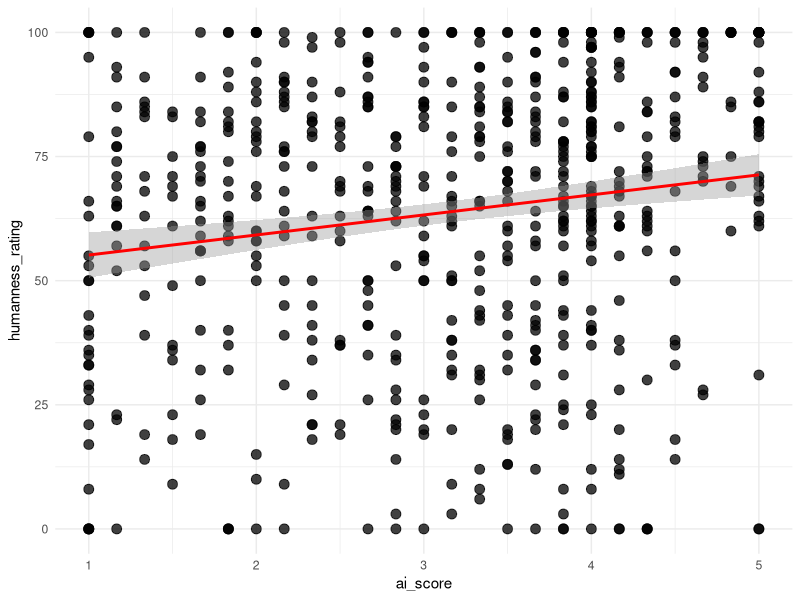
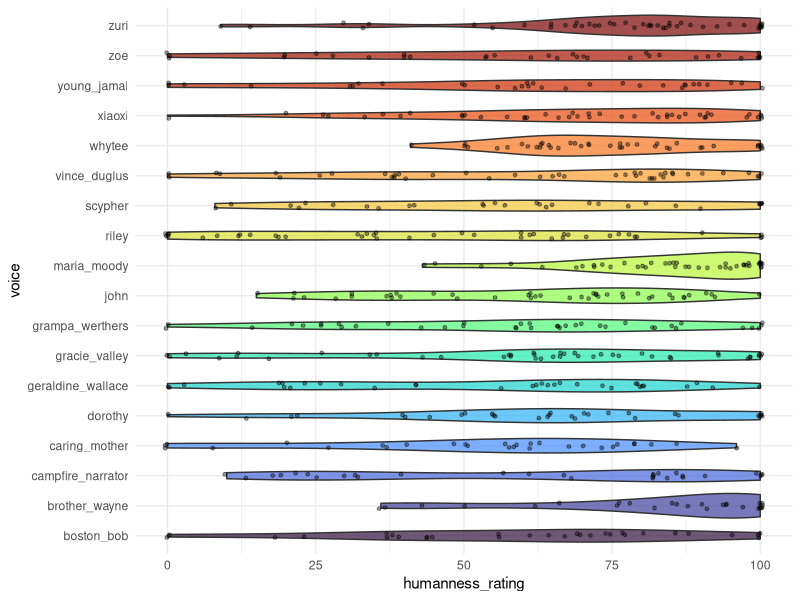

The R script that drew these images, in order: (Note: this script raises an error after producing the figures.)
## ---- chunk 1
library(dplyr)
library(ggplot2)
library(tidyr)
library(forcats)
library(lme4)
library(corrplot)
library(clipr)
library(igraph)
library(ggraph)
## ---- chunk 2
raw_df <- read.csv("../data/responses_combined.csv")
raw_df <- raw_df %>% 
  group_by(subject_id) %>%
  mutate(ai_score = sum(cognitive_1, cognitive_2, 
                         affective_1, affective_2, 
                         behavioral_1, behavioral_2)/6)

# remove subject_id = "" (test trials)
raw_df <- raw_df %>%
  filter(subject_id != "")
## ---- chunk 3
head(raw_df)
## ---- chunk 4
categories <- list(
  content = c(
    "(span)", "(the)", "`Beautiful", "bird", "a", "Above",
    "above", "act", "after", "air", "along", "aparant",
    "APPARENTLY", "Apparently", "apparently", "appear", "Arc", "arc",
    "ARCH", "Arch", "arch", "Arches", "arising",
    "around", "ball", "Beam", "Beautiful", "beautiful",
    "Beauty", "beauty", "beginning", "BEYOND", "Beyond",
    "beyond", "blue", "branch", "cathes", "caves",
    "Chromatography", "cloud", "Clouds", "clouds", "Cloudy",
    "Color", "color", "Colorful", "colorful", "Colors", "confusing",
    "colors", "colors`", "colour", "colours", "come", "comes", "day",
    "diffraction", "Division", "division", "Drizzle", "drop",
    "droplets", "drops", "earth", "end", "Ending",
    "Ends", "ends", "fall", "Fire", "flower",
    "Form", "form", "Forms", "forms", "God", "Gold",
    "gold", "green", "grows", "hit", "hits",
    "HORIZON", "Horizon", "horizon", "horzion", "in", "important", 
    "Lamps", "Light", "light", "lightning", "Lights",
    "lights", "like", "long", "luck", "meadow",
    "meet", "Midnight", "Morning", "Nature", "nature",
    "Nature minded", "Night", "night", "of", "on", "optics",
    "over", "pair", "Part", "passes", "Path",
    "path", "photons", "Physics", "physics", "prisim",
    "PRISM", "Prism", "prism", "prismq", "prizm", "Prison", "prison", 
    "raid", "RAIN", "Rain", "rain", "rain drop",
    "rainbaw", "RAINBOW", "Rainbow", "rainbow", "Rainbows",
    "rainbows", "Rainbox", "raindow", "Raindrop", "raindrop",
    "Raindrops", "raindrops", "rainfall", "Raining", "raining",
    "Rainy", "rainy", "Rays", "red", "refract", "vague",
    "round", "Sage", "Science", "science", "Scienctific", "scientic", "Scientific", 
    "scientific", "shamrock", "Shape", "spectacle",
    "shape", "Shine", "shines", "shone", "showers",
    "Site", "skies", "Sky", "sky", "sky watcher",
    "spectrum", "spring", "storm", "storms", "Strike",
    "Strikes", "strikes", "Sun", "sun", "sunglight",
    "Sunlight", "sunlight", "Sunny", "sunrise", "sunrize",
    "sunset", "Sunshine", "sunshine", "Sunsine", "Symmetrical",
    "Take", "take", "takes", "THE", "The",
    "the", "THESE", "this", "thunder",
    "thunderstorms", "time", "touch", "tree", "Two ends",
    "universe", "variety", "Verizon", "visual", "vision", "Water", "water",
    "way", "Weather", "weather", "Wet", "wet",
    "When", "when", "white light", "winds",
    "with", "Wodded", "world", "Magical", "wordy"
  ),
  gender = c(
    "androgenous", "Androgynous", "androgynous", "effeminate", "Female",
    "female", "Femenine", "Feminine", "feminine", "Genderless",
    "Gentleman", "girl", "Girlie", "Girly", "girly",
    "Guy", "he", "Lady", "lady", "Male",
    "male", "Man", "man", "Manly", "Masculine",
    "masculine", "Woman", "woman", "they", "them", "trans"
  ),
  sexuality = c(
    "gay"
  ),
  other_sgi = c(
    "pass" 
  ),
  persona = c(
    "admirer", "Airhead", "Alpha", "bohemian",
    "Bro", "bumbkin", "Cartoon", "cartoon",
    "cartoonish", "Dad", "ditsy", "ditzy",
    "Documentary", "dude", "geek", "geeky",
    "Hader", "hippie", "hippy", "impressionist",
    "Isaac", "Kathy bates", "kooky", "Leprachaun", "Leprechaun",
    "leprechaun", "lobster", "McDonald’s", "motherly", "Mckenna", "meryl",
    "Morgan Freeman", "nerd", "Nerdy", "nerdy", "Newton",
    "old-fashioned", "performative", "Preppy", 
    "Radio", "reading a book", "Santa",
    "spicoli", "Spongebob", "stoner", "story", "storylike", 
    "Story Teller", "Story-teller", "Storyteller", "storyteller", "Storytelling",
    "streep", "Surfer", "surfer", "TV Voice", "valley",
    "valley girl", "voiceover", "Wizard",
    "wizard", "grandfather", "earthy",
    "Grandma", "grandma", "grandmother", "Grandpa", "grandpa",
    "Cool", "cool", "corny"
  ),
  region = c(
    "American", "Boston",
    "boston", "British", "british", "Bronx", "California",
    "Californian", "californian", "Country", "country", 
    "foreign", "foreigner", "hawaii", "Italian", 
    "New Jersey", "New York", "New york", "New Yorker", "Northeast",
    "northern?", "Northerner", "northerner", "Southern", "southern",
    "southernish"
  ),
  locale = c(
    "Alley", "City", "city", "farm", "park",
    "rural", "rustic", "School", "Urban", "urban"
  ),
  education = c(
    "academic", "analytuical", "Articulate", "articulate", "capable",
    "competent", "Complex", "comprehensive", "concise", "Descriptive",
    "descriptive", "Detailed", "detailed", "Educated", "educated",
    "educational", "educative", "Eloquent", "eloquent", "enlightening",
    "Experience", "experienced", "expert", "explanation", "facts",
    "factual", "Fluent", "Gifted", "inexperienced", "informational",
    "Informative", "informative", "Informed", "informed", "insightful",
    "Intellectual", "intelligence", "Intelligent", "intelligent", "knowledeable",
    "Knowledgable", "knowledgable", "Knowledge", "knowledge", "Knowledgeable",
    "knowledgeable", "learning", "legible", "Literate",     
    "Philisophical", "Professional", "professional", "Profound",
    "scholar", 
    "Simple", "simple", "skilled", "Smart", "smart", "sophisticated", "Succint",
    "Technical", 
    "very descriptive", "Well Spoken", "well spoken", "Well-spoken", "well-spoken",
    "wellspoken", "Wisdom", "Wise", "wise", "worldly", "unprofessional",
    "dumb", "excellent communication", "great speaker", "Idiot", "incorrect",
    "stupid", "Unintelligent", "unintelligent"
  ),
  profession = c(
    "announcer", "counselor", "educator", "Explainer", "explainer",
    "Guider", "instructor", "Lecturer", "lecturer", "librarian",
    "military", "Narrator", "narrator", "pastor", "poet",
    "preach", "professor", "Prospector", "prospector", "reader", "researcher", 
    "science teacher", "Scientist", "scientist", "simplifier", "Speaker", "speaker",
    "Student", "student", "teach", "Teacher", "teacher",
    "teaching", "therapist", "weatherman", "Wheatherman", "writer"
  ),
  race_ethnicity = c(
    "African American", "African-American", "Black", "black", "black vernacular",
    "Caucasian", "Latina", "Person of Color", "White", "white"
  ),
  social_standing = c(    
    "Dignity", "entitled", "ghetto", "refined", "Rich",
    "rich", "pretentious", "Snooty"
  ),
  other_soc = c(
    "casual", "conversational", "culture", "Diversity", "Formal",
    "infraction", "Public", "Single", "unpopular", 
    "Accent", "accent", "accented", "dialect", "native"
  ),
  age = c(
    "Adult", "ancient", "Antiquated", "Boomer", "childish", "childlike",
    "Elder", "elder", "Elderly", "elderly", 
    "kids", "Mature", "mature", "middle age", "middle aged",
    "Middle-Aged", "middle-aged", "Old", "old", "Older",
    "older", "senior", "twenties", "Young", "young",
    "younger", "Youthful"
  ),
  appearance = c(
    "balding", "big", "Blonde", "blonde",
    "fat", "gray suit", "Hands", "short", "size",
    "smiling"
  ),
  attractiveness = c(
    "Attractive", "lovely", "luscious", "pretty", "Stunning"
  ),
  health = c(
    "afflictive", "Drunk", "impaired",  "sleepy", "smoker", "tired", "weed" 
  ),
  other_phys = character(0),
  agreeableness = c(
    "aggressive", "approachable", "Blunt", "blunt", "Cairing",
    "Caring", "caring", "Charming", "comfortable", "Comforting",
    "Compassionate", "condescending", "Down to earth", "empathetic", "fair",
    "flippant", "Friendly", "friendly", "friiendly", "Gentle",
    "gentle", "giving", "helpful", "Humble", "Kind",
    "kind", "likeable", "Lileable", "loving", 
    "NICE", "Nice", "nice", "nurturing", "opinionated",
    "Ornery", "patience", "patient", "Peaceful", "peaceful",
    "polite", "reassuring", "relatable", "sassy", "Sincere",
    "sincere", "snark", "Sweet", "sweet", "tender",
    "Trustworthy", "Truthfull", "uncaring", "Understanding", "understanding", 
    "wholesome", "safe", "Annoying", "annoying", "Tiring", "irritating", "obnoxious", 
    "off-putting", "Pleasant", "pleasant", "pleasent", "Positive", "positive",
    "unlikable", "unpleasant", "unfavorable", "cliched"
  ),
  extraversion = c(
    "active", "Animated", "animated", "assertive", "Assured",
    "Boisterous", "bubbly", "charismatic", "cheerful", "Confidant",
    "Confident", "confident", "Dominant", "eager", "Energetic",
    "energetic", "energy", "Engaged", "engaged", "engagin",
    "Engaging", "engaging", "enthused", "Enthusiastic", "enthusiastic", "Exaggerated", 
    "exaggerated", "excited", "Expressive", "expressive", "exuberant", "Flamboyant",
    "flamboyant", "joking", "lively", "locquatious", "Motivational",
    "outgoing", "outspoken", "Passionate", "passionate", "rambler", "Rambling", 
    "reserved", "Self-assured", "stoked", "excited with word", "certain",
    "unenthusiastic", "Unexcited", "upbeat", "Fun", "fun", "Funny", "funny", 
    "Humorous", "goofy", "Silly","silly"
  ),
  openness = c(
    "Artistic", "artistic", "Artsy", "artsy", "create",
    "Creative", "creative", "Curious", "curious", "dreamer",
    "dreamy", "eccentric", "explorative", "Imaginative", "imaginative",
    "inquisitive", "Inspiration", "inspiring", "inspirtional", "interest",
    "Interested", "interested", "Intrigued", "intrigued", "Intuitive",
    "Metaphor", "open", "Pensive", "Poetic", "poetic",
    "Poetry", "poetry", "Reflecting", "reflecting", "Reflection",
    "reflection", "shallow", "thinker", "thoughful", "Thoughtful",
    "thoughtful", "unconventional", "Unique", "unique", "versatile",
    "Vivid", "vivid", "witty", "whimsical", "wonder", "Longing",
    "Different", "Interesting", "interesting", "intersting", "odd",
    "Strange", "strange", "uninteresting", "uninteristing", "usual",
    "weird"
  ),
  emo_stab = c(
    "Calm", "calm", "Calming", "calming", 
    "Collected", "composed", "content", "emotional", "emotionless",
    "erratic", "hesitant", "hopeful",
    "Mellow", "mellow", "moody", "nervous", "neutral mindset", "non-assertive", 
    "non-emotional", "nonchalant", "Peace", "peace", "relaxation", "Relaxed",
    "relaxed", "Relaxing", "relaxing", "relaxing.",  "Scattered", "serene", "Serenity", 
    "serenity", "Dramatic", "dramatic", "sootheing", "Soothing", "soothing", "stern", 
    "Stoic", "stoic", "tranquil", "Unemotional", "unemotional", "unsure", "wistful",
    "Crazy", "uncomfortable", "Suspense",   "Bombastic", "bombastic"
  ),
  cons = c(
    "Accurate", "accurate", "attention", "Attentive", "Carefree",
    "carefree", "careful", "cautious", "consistent", "Definite",
    "Deliberate", "deliberate", "diligent", "Driven", "focus",
    "Focused", "focused", "Intent", "invested", "involved",
    "Measured", "Motivated", "motivated", "Observant", "observant",
    "proper", "punctuated", "punctuates", "Rehearsed", "sequential",
    "wasteful", "percise", "precise", "thorough", "non-serious", "Serious",  "serious"
  ),
  other_psych = c(
    "Amused", "Angry", "angry", "attitude", "awe",
    "bold", "brave", "disinterested", "Euphoric", 
    "exciting", "fanatic", "Free", "Freedom", "Happiness",
    "happiness", "Happy", "happy", "Hope", "hope",
    "jolly", "joy", "Joyful", "life",
    "Motivation", "proud", "spiritual",
    "unaware", "Upset", "autist", "autistic", "bored"
  ),
  naturalness = c(
    "AI", "Ai", "ai", "Ai generated", "Artificial",
    "artificial", "authentic", "automatic", "believable", "Computer",
    "digital", "Fake", "fake", "fake?", "Forced",
    "forced", "Genuine", "Human", "human like", "inauthentic",
    "inhuman", "manufactured", "natural", "real", "robot",
    "Robotic", "robotic", "Scripted", "Technological", "unnatural",
    "Unrealistic", "unrealistic", "untenable" ,  "credible", "off" 
  ),
  contour = c(
    "emphasis", "Flat", "flat", "flat tone", "high",
    "high pitched", "high-pitched", "higher pitch voice", "low", "modulated",
    "Monotone", "monotone", "Monotoned", "Monotonous", "monotonous",
    "Neutral tone", "question", "Questioning", "questioning", "range",
    "Slow tone", "tone", "even-toned","even"
  ),
  voice_qual = c(
    "Articulated", "Audible", "audible", "bassy", "breathy", "Bright",
    "bright", "chocolate", "clarity", "Clear", "clear",
    "clear voice", "cler", "crisp", "Dainty", "Deep",
    "deep", "deep voice", "distinct", "dry", 
    "fluid", "grainy", "Grating", "grating", "gravelly",
    "Gruff", "gruff", "gruffy", "Harsh", "Hoarse",
    "liquid", "Nasal", "nasal", "nasally", "Nasaly",
    "Raspy", "raspy", "Rough", "rough", "scratchy",
    "shrill", "Smooth", "smooth", "sound", "subtle",
    "twang", "vocal", "Vocal fry", "Warm",
    "warm", "weathered", "whine"
  ),
  intensity = c(
    "commanding", "explosive", "Firm", "firm", "forceful",
    "Full", "Intense", "intense", "Loud", "loud",
    "louder", "Powerful", "Projective", "Slam", "Soft",
    "soft", "Soft Spoken", "Soft spoken", "Soft-spoken", "soft-spoken",
    "softspoken", "Strong", "strong", "quiet"
  ),
  speech_rhythm = c(
    "breaks", "brisk", "cadence", "clunky",  "Fast", "fast", "flowing",
    "hurry", "jumbled",  "Paced", "quick", "rapid", "rushed", "rushing", "Slow", 
    "slow", "slower","Steady", "steady", "unrushed", "well-paced", "stilted"
  ), 
  other_speech = c(
    "coherent",  "Direct", "direct", "embelished", "Embellished",
    "emotive", "enunciation","incomplete", "lyrical", "narrative",
    "notecards", "Reading", "reading", "Speech", "split", "splits", "Spoken",
    "straightforward", "Unclear", "understandable"
  ), 
  other = c(
    "Neutral", "neutral", "amazing", "Average", "average", "Bad", "bland", "fine", 
    "nondescript", "okay", "easy", "Dull", "Good", "good", "lackluster", "Outstanding", 
    "Word", "outstanding", "quality", "Wonderful!", "Boring", "boring", "Forgettable",
    "Promise", "trap", "voice"
  )
)

categories <- lapply(categories, tolower)

assign_category <- function(response) {
  if (is.na(response) || response == "") return(NA_character_)
  for (cat_name in names(categories)) {
    if (response %in% categories[[cat_name]]) {
      return(cat_name)
    }
  }
  return("other")
}

analysis_df <- raw_df %>%
  mutate(across(
    .cols = c(word_1, word_2, word_3, word_4, word_5),
    .fns  = ~ sapply(tolower(trimws(.x)), assign_category),
    .names = "category_{.col}"
  )) %>%
  rename_with(~ gsub("category_word_", "category_", .x), starts_with("category_word_"))

# add broad characterizations
social_cats   <- c(
  "gender", "sexuality", "other_sgi", "persona", "region", "locale",
  "education", "profession", "race_ethnicity", "social_standing", "other_soc"
)
phys_cats   <- c(
  "age", "appearance", "attractiveness", "health", "other_phys"
)
psych_cats   <- c(
  "agreeableness", "extraversion", "openness", "emo_stab", "cons", "other_psych"
)
speech_cats   <- c(
  "contour", "voice_qual", "intensity", "speech_rhythm", "other_speech"
)


analysis_df <- analysis_df %>%
  rowwise() %>%
  mutate(
    n_social   = sum(c_across(category_1:category_5) %in% social_cats),
    n_phys   = sum(c_across(category_1:category_5) %in% phys_cats),
    n_psych   = sum(c_across(category_1:category_5) %in% psych_cats),
    n_speech = sum(c_across(category_1:category_5) %in% speech_cats),
    n_content  = sum(c_across(category_1:category_5) == "content"),
    any_artificial = any(c_across(word_1:word_5) %in% 
                           c("AI", "Ai", "ai", "Ai generated", "Artificial",
                             "artificial", "automatic", "Computer",
                             "digital", "Fake", "fake", "fake?", "inauthentic",
                             "inhuman", "manufactured", "robot",
                             "Robotic", "robotic", "Technological", "unnatural",
                             "Unrealistic", "unrealistic", "untenable" ,"off")
                         )
  ) %>%
  ungroup()
## ---- chunk 5
ggplot(analysis_df, aes(x = ai_score, 
                        y = humanness_rating)) +
  geom_point(color = "black", 
             size = 3,
             alpha = 0.75) +       
  geom_smooth(method = "lm", color = "red") +
  theme_minimal() 

cor(analysis_df$ai_score, analysis_df$humanness_rating, method = "pearson")
## ---- chunk 6
analysis_df %>% 
  group_by(voice) %>% 
  summarise(
    mean = mean(humanness_rating),
    sd = sd(humanness_rating), 
    median = median(humanness_rating)
  )
## ---- chunk 7
ggplot(analysis_df, aes(
  x = voice, 
  y = humanness_rating, 
  fill = voice)) + 
  geom_violin(alpha = 0.7) +
  geom_jitter(width = 0.1, alpha = 0.4, size = 1) +
  scale_fill_viridis_d(option = "turbo") + 
  coord_flip() + 
  theme_minimal() +
  theme(legend.position = "none")
## ---- chunk 8
long_df %>% 
  filter(cat != "content") %>% 
  ggplot() +
  geom_bar(aes(y = voice,
               fill = cat),
           position = "fill") +
  labs(x = "Proportion of Non-Content Responses",
       y = "Voice",
       fill = "Category") + 
  theme(
    legend.text = element_text(size = 6), 
    legend.key.size = unit(0.3, "cm"),       
    legend.margin = margin(0, 0, 0, 0)    
  )

ggsave(file="./data_analysis_files/by-voice-categories.png",width=10,height=6)
## ---- chunk 9
long_df %>% 
  filter(cat != "content") %>% 
  mutate(higher_order_cat = case_when(
    cat %in% social_cats ~ "Social",
    cat %in% phys_cats ~ "Physical",
    cat %in% psych_cats ~ "Psychological",
    cat %in% speech_cats ~ "Speech",
    TRUE ~ "Other" 
  )) %>%
  ggplot() +
  geom_bar(aes(y = voice, fill = higher_order_cat), position = "fill") +
  labs(
    x = "Proportion of Non-Content Responses",
    y = "Voice",
    fill = "Category Type"
  ) + 
  theme(
    legend.text = element_text(size = 6), 
    legend.key.size = unit(0.3, "cm"),       
    legend.margin = margin(0, 0, 0, 0)    
  )
## ---- chunk 10
category_counts <- analysis_df %>%
  pivot_longer(
    cols = category_1:category_5,
    names_to = "word_number",
    values_to = "category"
  ) %>%
  count(category, sort = TRUE)
## ---- chunk 11
View(category_counts)
## ---- chunk 12
analysis_df <- analysis_df %>%
  rowwise() %>%
  mutate(ai_attitude_score = rowMeans(across(c(cognitive_1, behavioral_1, affective_1, cognitive_2, affective_2, behavioral_2))))
## ---- chunk 13

ai_attitude_plot_1 <- ggplot(analysis_df, aes(x = ai_attitude_score, y = fct_reorder(source_file, ai_attitude_score))) +
  geom_point(size = 1.5, alpha = 0.7) +
  labs(title = "Distribution of AI Attitude Scores",
       x = "AI attitude score", 
       y = "participants") + 
  theme_minimal() +
  theme(axis.text.y = element_blank())

ai_attitude_plot_1
## ---- chunk 14
ai_attitude_plot_2 <- ggplot(analysis_df, aes(x = "", y = ai_attitude_score)) +
  geom_violin(fill = "lightpink", alpha = 0.5, width = 0.3) +
  labs(title = "Distribution of AI Attitude Scores", 
       x = "AI attitude score", 
       y = "All participants (density)") +
  geom_jitter(width = 0.05, alpha = 0.5)+
  theme_minimal()

ai_attitude_plot_2
## ---- chunk 15
long_df <- analysis_df %>%
  pivot_longer(category_1:category_5, names_to="slot", values_to="cat") %>%
  filter(cat != "content") %>%
  mutate(is_human = cat %in% c(social_cats, phys_cats, psych_cats),
         slot_num = as.integer(gsub("category_","",slot)))

subj_df <- long_df %>% # subject-clustering accounts for between-subj design
  group_by(subject_id, voice, humanness_rating) %>%
  summarise(n_human = sum(is_human), n_total = n(), .groups="drop")

# models for pilot data 
## simple model, no random effect of subject (bc of a single trial structure)
m_social_1 <- glm(cbind(n_human, n_total - n_human) ~ scale(humanness_rating), 
                  data = subj_df, 
                  family = quasibinomial)
summary(m_social_1)
## added voice fixed effect
m_social_2 <- glm(cbind(n_human, n_total - n_human) ~ scale(humanness_rating) + 
                  voice, 
                  data = subj_df, 
                  family = quasibinomial)
summary(m_social_2)

# which model better accounts for variance? 
anova(m_social_1, m_social_2, test = "F")
## ---- chunk 16
# predicted probabilities
newdat <- data.frame(humanness_rating = c(0, 30, 50, 66.6, 100))
newdat$z <- (newdat$humanness_rating - mean(analysis_df$humanness_rating)) / 
  sd(analysis_df$humanness_rating)
pred <- predict(m_social_1, newdata = data.frame(humanness_rating = newdat$humanness_rating),
                type = "link", se.fit = TRUE)
newdat$p     <- plogis(pred$fit)
newdat$lo    <- plogis(pred$fit - 1.96 * pred$se.fit)
newdat$hi    <- plogis(pred$fit + 1.96 * pred$se.fit)
newdat

newdat <- data.frame(humanness_rating = seq(0, 100, by = 2))
pred <- predict(m_social_1, newdata = data.frame(humanness_rating = newdat$humanness_rating,
                                             voice = "gracie_valley"),  # arbitrary ref level
                type = "link", se.fit = TRUE)
newdat$p  <- plogis(pred$fit)
newdat$lo <- plogis(pred$fit - 1.96 * pred$se.fit)
newdat$hi <- plogis(pred$fit + 1.96 * pred$se.fit)

# visualization
ggplot() +
  geom_ribbon(data = newdat, aes(humanness_rating, ymin = lo, ymax = hi), 
              alpha = 0.2, fill = "steelblue") +
  geom_line(data = newdat, aes(humanness_rating, p), color = "steelblue", size = 1) +
  geom_jitter(data = subj_df, 
              aes(humanness_rating, n_human / n_total),
              width = 0.5, height = 0.02, alpha = 0.5) +
  geom_hline(yintercept = 0.5, linetype = "dashed", color = "grey") +
  labs(x = "Humanness Rating", 
       y = "P(social or psychological | non-content descriptor)") +
  theme_minimal()
## ---- chunk 17
transitions <- analysis_df %>%
  select(subject_id, voice, category_1:category_5) %>%
  pivot_longer(category_1:category_5, names_to="slot", values_to="cat") %>%
  mutate(slot = as.integer(gsub("category_","",slot))) %>%
  filter(cat != "content") %>%
  arrange(subject_id, slot) %>%
  group_by(subject_id) %>%
  mutate(next_cat = lead(cat)) %>%
  filter(!is.na(next_cat)) %>%
  ungroup()

# raw transition probability matrix
trans_mat <- transitions %>%
  count(cat, next_cat) %>%
  group_by(cat) %>%
  mutate(p = n / sum(n)) %>%
  ungroup()

# add marginal probabilities 
marginals <- transitions %>%
  count(next_cat) %>%
  mutate(p_marginal = n / sum(n)) %>%
  select(next_cat, p_marginal)

# matrix with marginals 
trans_mat_w_margin <- trans_mat %>%
  left_join(marginals, by = "next_cat") %>%
  mutate(lift = p / p_marginal)

# plot priming relationships
trans_mat_w_margin %>%
mutate(log2_lift = log2(lift)) %>%
  ggplot(aes(x = next_cat, y = cat, fill = log2_lift)) +
  geom_tile() +
  scale_fill_gradient2(low = "blue", mid = "white", high = "red", midpoint = 0) +
  theme(axis.text.x = element_text(angle = 45, hjust = 1)) +
  labs(title = "Semantic Priming (Red = Positive Priming, Blue = Suppression)")
## ---- chunk 18
# keep only transitions that happened at least 10 times
robust_priming <- trans_mat_w_margin %>%
  filter(n >= 10) %>%
  arrange(desc(lift))

# plot robust (frequent) priming relationships
robust_priming %>%
  mutate(log2_lift = log2(lift)) %>%
  ggplot(aes(x = next_cat, y = cat, fill = log2_lift)) +
  geom_tile() +
  scale_fill_gradient2(low = "blue", mid = "white", high = "red", midpoint = 0) +
  theme(axis.text.x = element_text(angle = 45, hjust = 1)) +
  labs(title = "Semantic Priming (Red = Positive Priming, Blue = Suppression)")
## ---- chunk 19
# adjust lift/count threshold as needed
graph_df <- trans_mat_w_margin %>% 
  filter(n >= 5, lift > 1) 

g <- graph_from_data_frame(graph_df, directed = TRUE)

# calculate node importance (degree) to control text size
V(g)$node_size <- degree(g, mode = "all")

ggraph(g, layout = "fr") + 
  geom_edge_loop(
    aes(alpha = lift), 
    color = "gray70", 
    arrow = arrow(length = unit(1, 'mm'), type = "closed")
  ) +
  geom_edge_link(
    aes(alpha = lift), 
    color = "gray70", 
    arrow = arrow(length = unit(1, 'mm'), type = "closed"),
    end_cap = circle(4, 'mm') 
  ) +
  geom_node_point(
    size = 1, 
    color = "black") + 
  geom_node_text(
    aes(label = name, size = node_size), 
    color = "black", 
    fontface = "bold",
    repel = TRUE # helps prevent text overlap
  ) +
  scale_size(range = c(2, 4), guide = "none") + 
  scale_edge_alpha(range = c(0.4, 1), guide = "none") +
  theme_void()
## ---- chunk 20
valence_lookup <- tibble(
  word = c(
    "beautiful", "pleasant", "cool", "fun", "dreamy", "vivid", "colorful",
    "annoying", "boring", "grating", "tiring", "forgettable", "odd", "corny", "confusing",
    "interesting", "dramatic", "emotive", "exaggerated"
  ),
  valence = c(
    rep("positive", 7),
    rep("negative", 8),
    rep("ambiguous", 4)
  )
)

# participant valence_counts
valence_counts <- analysis_df %>%
  select(subject_id, word_1:word_5) %>%
  pivot_longer(word_1:word_5, names_to = "slot", values_to = "word") %>%
  mutate(word = tolower(trimws(word))) %>%
  left_join(valence_lookup, by = "word") %>%
  group_by(subject_id) %>%
  summarise(
    n_positive  = sum(valence == "positive",  na.rm = TRUE),
    n_negative  = sum(valence == "negative",  na.rm = TRUE),
    n_ambiguous = sum(valence == "ambiguous", na.rm = TRUE),
    .groups = "drop"
  )

eval_df <- analysis_df %>% left_join(valence_counts, by = "subject_id")

# restrict to subj with at least one valenced evaluation
eval_sub <- eval_df %>%
  filter(n_positive + n_negative > 0) %>%
  mutate(p_positive = n_positive / (n_positive + n_negative))

# mean proportion positive by any_artificial
prop_summary <- eval_sub %>%
  group_by(any_artificial) %>%
  summarise(
    n              = n(),
    mean_p_positive = mean(p_positive),
    sd_p_positive   = sd(p_positive),
    se_p_positive   = sd(p_positive) / sqrt(n),
    .groups = "drop"
  )
prop_summary

# mean ai_score by any_artificial
ai_summary <- eval_sub %>%
  group_by(any_artificial) %>%
  summarise(
    n              = n(),
    mean_ai_score  = mean(ai_score),
    sd_ai_score    = sd(ai_score),
    se_ai_score    = sd(ai_score) / sqrt(n),
    .groups = "drop"
  )
ai_summary

ggplot(eval_sub, aes(x = ai_score, 
                     y = p_positive, 
                     color = any_artificial)) +
  geom_point(alpha = 0.7, size = 2) +
  geom_smooth(method = "loess", se = TRUE, alpha = 0.15) +
  scale_color_brewer(palette = "Set1",
                     name = "Any artificial\ndescriptor") +
  labs(
    x = "AI attitude score (higher = more positive toward AI)",
    y = "Proportion positive valence") +
  theme_minimal()
## ---- chunk 21
glm(p_positive ~ scale(humanness_rating)*scale(ai_score), 
    data = eval_sub,
    family = binomial) %>%
  summary()
## ---- chunk 22
gracie_words <- analysis_df %>% filter(voice == "gracie_valley")
gracie_words <- gracie_words[,c("word_1", "word_2", "word_3", "word_4", "word_5")]
gracie_words_lst <- unlist(gracie_words) %>% as.character()
write_clip(gracie_words_lst)
## ---- chunk 23
vince_words <- analysis_df %>% filter(voice == "vince_duglus")
vince_words <- vince_words[,c("word_1", "word_2", "word_3", "word_4", "word_5")]
vince_words_lst <- unlist(vince_words) %>% as.character()
write_clip(vince_words_lst)
## ---- chunk 24
zuri_words <- analysis_df %>% filter(voice == "zuri")
zuri_words <- zuri_words[,c("word_1", "word_2", "word_3", "word_4", "word_5")]
zuri_words_lst <- unlist(zuri_words) %>% as.character()
write_clip(zuri_words_lst)
## ---- chunk 25
john_words <- analysis_df %>% filter(voice == "john")
john_words <- john_words[,c("word_1", "word_2", "word_3", "word_4", "word_5")]
john_words_lst <- unlist(john_words) %>% as.character()
write_clip(john_words_lst)
